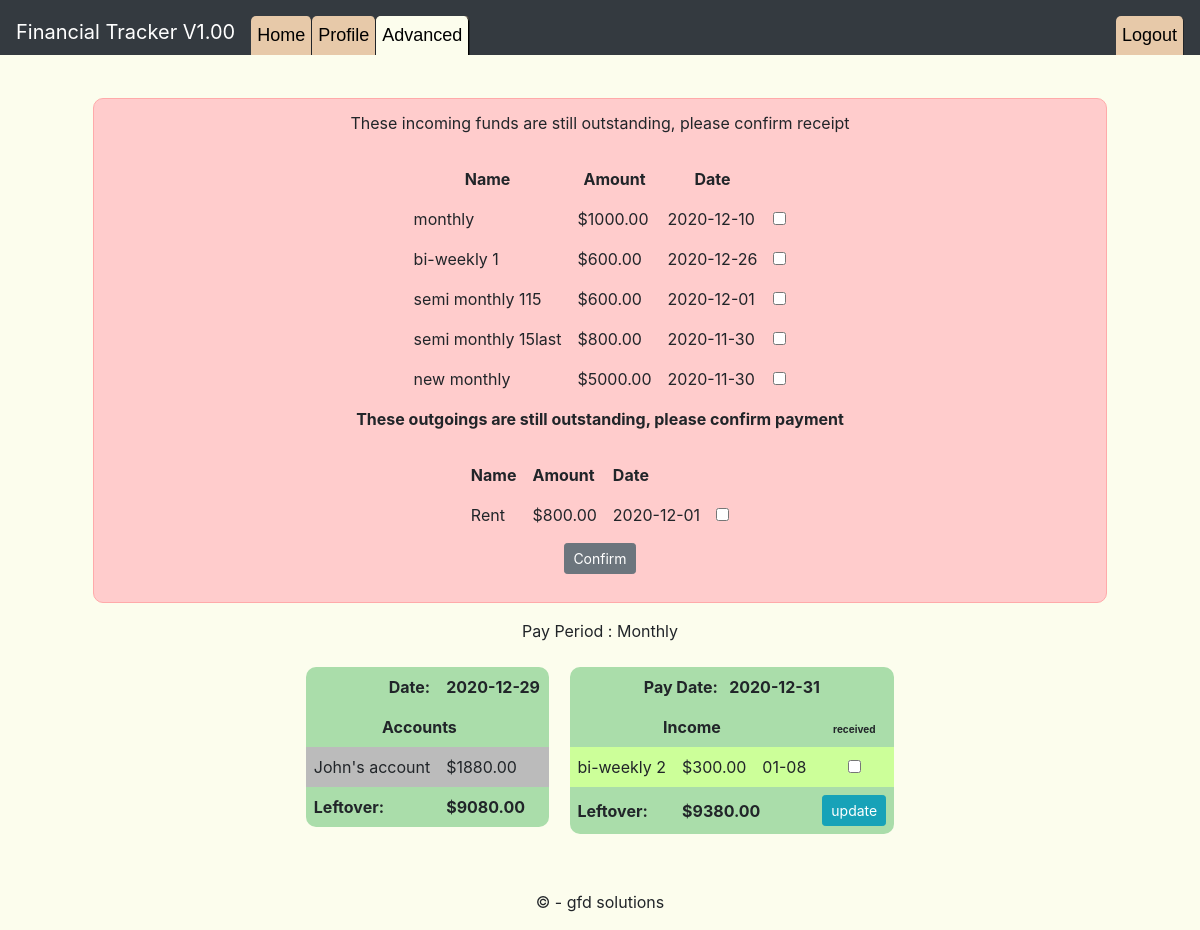
Page /advanced (signed in) on the committed database.
### tables this page shows
CREATE TABLE income (
    id INTEGER PRIMARY KEY AUTOINCREMENT,
    name TEXT NOT NULL,
    category TEXT,
    amount REAL NOT NULL,
    payday DATE NOT NULL,
    freq TEXT NOT NULL,
    acc_id INTEGER NOT NULL,
    user_id INTEGER NOT NULL);

CREATE TABLE outgoings (
    id INTEGER PRIMARY KEY AUTOINCREMENT NOT NULL,
    name TEXT NOT NULL,
    category TEXT NOT NULL,
    amount REAL NOT NULL,
    due DATE NOT NULL,
    freq TEXT NOT NULL,
    acc_id INTEGER NOT NULL,
    user_id INTEGER NOT NULL);

CREATE TABLE accounts (id INTEGER PRIMARY KEY AUTOINCREMENT NOT NULL, name TEXT NOT NULL, category TEXT NOT NULL, balance REAL NOT NULL, user_id INTEGER NOT NULL);

### views.py (the view, shortened to what this page needs)
@app.route("/advanced", methods=["GET","POST"])
@login_required
def advanced():
    active_page = {}
    active_page["advanced"] = "active"
    cur = db.execute("SELECT name,balance,id FROM accounts WHERE user_id = :user_id AND category = 'Primary'", {"user_id": session["user_id"]})
    pri_account = sql_parse(cur)
    if not pri_account:
        return redirect("/profile")
    pri_income = get_primary_income(session["user_id"])
    if not pri_income:
        return redirect("/profile")
    pri_account = pri_account[0]
    cur = db.execute("SELECT name, amount, category, payday, id, freq FROM income WHERE payday < :today AND user_id = :user_id",
        {"today": date.today().strftime("%Y-%m-%d"), "user_id": session["user_id"]})
    past_in = sql_parse(cur)
    cur = db.execute("SELECT SUM(amount) FROM income WHERE payday < :today AND user_id = :user_id",
        {"today": date.today().strftime("%Y-%m-%d"), "user_id": session["user_id"]})
    past_in_tot = sql_parse(cur)
    past_in_tot = past_in_tot[0]["SUM(amount)"]
    if not past_in_tot:
        past_in_tot = 0
    cur = db.execute("SELECT name, amount, category, due, id, freq FROM outgoings WHERE due < :today AND user_id = :user_id",
        {"today": date.today().strftime("%Y-%m-%d"), "user_id": session["user_id"]})
    past_out = sql_parse(cur)
    cur = db.execute("SELECT SUM(amount) FROM outgoings WHERE due < :today AND user_id = :user_id",
        {"today": date.today().strftime("%Y-%m-%d"), "user_id": session["user_id"]})
    past_out_tot = sql_parse(cur)
    past_out_tot = past_out_tot[0]["SUM(amount)"]
    if not past_out_tot:
        past_out_tot = 0
    pay_date = make_datetime(pri_income[0]["payday"])
    for freq in FREQUENCY:
        value = freq["value"].split("-")
        in_freq = pri_income[0]["freq"].split("-")
        if len(in_freq) == 2 and len(value) == 2:
            if value[0] == in_freq[0] and value[1] == in_freq[1]:
                pay_period = freq["text"]
        elif len(in_freq) == 3 and len(value) == 3:
            pay_period = "Monthly"
        elif len(in_freq) == 1 and len(value) == 1:
            if value[0] == in_freq[0]:
                pay_period = freq["text"]
    if date.today() < pay_date:
        next_payday = pay_date
    else:
        next_payday = get_next_payday(pri_income[0]["payday"],pri_income[0]["freq"])
    next_payday = wknd_adjust(next_payday)
    two_paydays = get_next_payday(next_payday.strftime("%Y-%m-%d"),pri_income[0]["freq"])
    two_paydays = wknd_adjust(two_paydays)
    income = get_transactions("income", date.today(), next_payday, pri_account, session["user_id"])
    tot_income = get_total("income", date.today(), next_payday, pri_account, session["user_id"])
    tot_income += past_in_tot
    next_in = get_transactions("income", next_payday, two_paydays, pri_account, session["user_id"])
    next_tot_in = get_total("income", next_payday, two_paydays, pri_account, session["user_id"])
    outgoings = get_transactions("outgoings", date.today(), next_payday, pri_account, session["user_id"])
    tot_out = get_total("outgoings", date.today(), next_payday, pri_account, session["user_id"])
    tot_out += past_out_tot
    next_out = get_transactions("outgoings", next_payday, two_paydays, pri_account, session["user_id"])
    next_tot_out = get_total("outgoings", next_payday, two_paydays, pri_account, session["user_id"])
    cur = db.execute("SELECT name, balance, category FROM accounts WHERE user_id = :user_id ORDER BY category, balance",
        {"user_id":session["user_id"]})
    accounts = sql_parse(cur)
    fun_money = pri_account["balance"] + tot_income - tot_out
    next_fun_money = fun_money + next_tot_in - next_tot_out
    return render_template("advanced.html", accounts=accounts, income=income,
        next_in=next_in, outgoings=outgoings, next_out=next_out,
        fun_money=fun_money, next_fun_money=next_fun_money, active_page=active_page,
        next_payday=next_payday, past_in=past_in, past_out=past_out,
        pay_period=pay_period, today=date.today())

### application.py (called while the page is built)
@app.context_processor
def utility_processor():
    def format_money(amount,currency='$'):
        return '{1}{0:.2f}'.format(amount,currency)
    return dict(format_money=format_money)

### helpers.py (called while the page is built)
def login_required(f):
    @wraps(f)
    def decorated_function(*args, **kwargs):
        if session.get("user_id") is None:
            return redirect("/login")
        return f(*args, **kwargs)
    return decorated_function

def sql_parse(cursor):
    result = []
    data = cursor.fetchall()
    for rows in data:
        c = 0
        res_dic = {}
        for columns in rows:
            res_dic[cursor.description[c][0]] = columns
            c += 1
        result.append(res_dic)
    return result

def make_datetime(date_string):
    y, m, d = (int(i) for i in date_string.split('-'))
    return datetime.date(y, m, d)

def wknd_adjust(date):
    if date.weekday() == 5:
            date -= datetime.timedelta(days=1)
    elif date.weekday() == 6:
            date += datetime.timedelta(days=1)
    return date

def get_transactions(table, start_date, end_date, account, user_id):
    if table == "outgoings":
        t_date = "due"
        order = "ORDER by category DESC, amount DESC"
    elif table == "income":
        t_date = "payday"
        order = "ORDER by freq, amount DESC"
    sql_string = '''SELECT name, amount, category, {1}, id, freq FROM {0}
        WHERE acc_id = :acc_id AND user_id = :user_id
        AND {1} >= :start_date AND {1} < :end_date {2}'''.format(table, t_date, order)
    cur = db.execute(sql_string, {"acc_id": account["id"], "user_id": user_id,
        "start_date": start_date.strftime("%Y-%m-%d"), "end_date": end_date.strftime("%Y-%m-%d")})
    return sql_parse(cur)

def get_total(table, start_date, end_date, account, user_id):
    if table == "outgoings":
        t_date = "due"
    elif table == "income":
        t_date = "payday"
    sql_string = "SELECT SUM(amount) FROM {0} WHERE acc_id = :acc_id AND user_id = :user_id AND {1} >= :start_date AND {1} < :end_date".format(table,t_date)
    cur = db.execute(sql_string, {"acc_id": account["id"], "user_id":user_id, "start_date": start_date.strftime("%Y-%m-%d"), "end_date": end_date.strftime("%Y-%m-%d")})
    tot = sql_parse(cur)[0]["SUM(amount)"]
    if not tot:
        tot = 0
    return tot

### templates/advanced.html (shortened to what this page needs)
{% extends "layout.html" %}
{% block main %}
    <div class="container-fluid">
        {% if past_in or past_out %}
            <div class="jumbotron alert">
                <form action="/advanced" method="post">
                {% if past_in  %}
                    <p>These incoming funds are still outstanding, please confirm receipt</p>
                    <table class="mytable">
                        <thead>
                            <td class="alert_tab">Name</td><td class="alert_tab">Amount</td><td class="alert_tab">Date</td><td></td>
                        </thead>
                        {% for inc in past_in %}
                            <tr>
                                <td>{{ inc["name"] }}</td>
                                <td>{{ format_money(inc["amount"]) }}</td>
                                <td>{{ inc["payday"] }}</td>
                                <td>
                                    <input type="checkbox" id="in{{ inc['id'] }}" name="in{{ inc['id'] }}" value="confirmed">
                                </td>
                            </tr>
                        {% endfor %}
                    </table>
                {% endif %}
                {% if past_out  %}
                    <p><strong>These outgoings are still outstanding, please confirm payment</strong></p>
                    <table class="mytable">
                        <thead>
                            <tr class="alert_tab">
                                <td>Name</td><td>Amount</td><td colspan="2">Date</td>
                            </tr>
                        </thead>
                        {% for out in past_out %}
                            <tr>
                                <td>{{ out["name"] }}</td>
                                <td>{{ format_money(out["amount"]) }}</td>
                                <td>{{ out["due"] }}</td>
                                <td>
                                    <input type="checkbox" id="out{{ out['id'] }}" name="out{{ out['id'] }}" value="confirmed">
                                </td>
                            </tr>
                        {% endfor %}
                    </table>
                {% endif %}
                    <div class="form-group">
                        <tr>
                            <td><button class="btn btn-secondary btn-sm" type="submit">Confirm</button></td>
                        </tr>
                    </div>
                </form>
            </div>
        {% endif %}
        <p>Pay Period : {{ pay_period }}</p>
        <table class="mytable">
            <thead>
                <th class="tlc" style="text-align: right;">Date:</th><th colspan=3 class="trc" style="text-align: left;">{{ today }}</th>
            </thead>
            <tr>
                <th colspan=3 style="text-align: center;">Accounts</th>
                <th></th>
            </tr>
            {% for acc in accounts %}
                <tr class= "{{ acc['category'] }}">
                    <td>{{ acc["name"] }}</td>
                    <td colspan="3" style="text-align: left"><span id="balance" url="advanced">{{ format_money(acc["balance"]) }}</span></td>
                </tr>
            {% endfor %}
            <form action="/advanced" method ="post">
                <tr>
                    <th class="blc">Leftover:</th>
                    <th colspan="2">{{ format_money(fun_money) }}</th>
                    <th class="brc">
                    </th>
                </tr>
            </form>
        </table>
        <table class="mytable">
            <form action="/advanced" method="post">
                <thead>
                    <th colspan="4" class="tlc trc" style="text-align:center">Pay Date:&nbsp&nbsp {{ next_payday }}</th>
                </thead>
                {% if next_in %}
                 <tr>
                    <th colspan="3" style="text-align: center">Income</th>
                    <th style="text-align:center"><span class="tiny">received</span></th>
                </tr>
                {% for pay in next_in %}
                    <tr class="{{ pay['freq'].split('-')[0] }}">
                        <td>{{ pay["name"] }}</td>
                        <td>{{ format_money(pay["amount"]) }}</td>
                        <td>{{ pay["payday"].split('-')[1] }}-{{ pay["payday"].split('-')[2] }}</td>
                        <td class="center"><input type="checkbox" id="in{{ pay['id'] }}" name="in{{ pay['id'] }}" value="paid"></td>
                    </tr>
                {% endfor %}
                {% endif %}
                <tr>
                    <th class="blc">Leftover:</th>
                    <th colspan="2">{{ format_money(next_fun_money) }}</th>
                    <th class="brc">
                        {% if next_in or next_out %}
                            <button class="btn btn-info btn-sm" type="submit">update</button>
                        {% endif %}
                    </th>
                </tr>
            </form>
        </table>
    </div>
{% endblock %}

### static/style.css (style rules this page uses)
.Primary { background: #bbbbbb; }
.biweekly { background: #ccff99; }
.tiny { font-size:x-small; }
.mytable { display: inline-block; vertical-align: top; margin: auto; padding: 8px; border-radius: 20px; border-collapse: collapse; }
td { text-align: left; padding: 8px; border-collapse: collapse; }
.center { text-align: center; }
th { text-align: left; padding: 8px; border: none; border-collapse: collapse; background: #aaddaa; }
.alert_tab { background-color: #ffcccc; font-weight:bold; text-align:center }
.blc { border-bottom-left-radius: 10px; }
.tlc { border-top-left-radius: 10px; }
.trc { border-top-right-radius: 10px; }
.brc { border-bottom-right-radius: 10px; }
body { padding-top:50px; }
body { background-color: #fcfded; }
.alert { background-color: #ffcccc; box-sizing:border-box; border-color: #ffaaaa; border-radius: 10px; }

### rows in the picture
income: name "monthly", amount "$1000.00", payday "2020-12-10", name "Monthly"
income: name "bi-weekly 1", amount "$600.00", payday "2020-12-26"
income: name "semi monthly 115", amount "$600.00", payday "2020-12-01"
income: name "semi monthly 15last", amount "$800.00", payday "2020-11-30"
income: name "new monthly", amount "$5000.00", payday "2020-11-30"
outgoings: name "Rent", amount "$800.00", due "2020-12-01"
accounts: name "John's account", balance "$1880.00"
income: name "bi-weekly 2", amount "$300.00", payday "01", payday "08"

### other values in the picture
{{ next_payday }} "2020-12-31"
